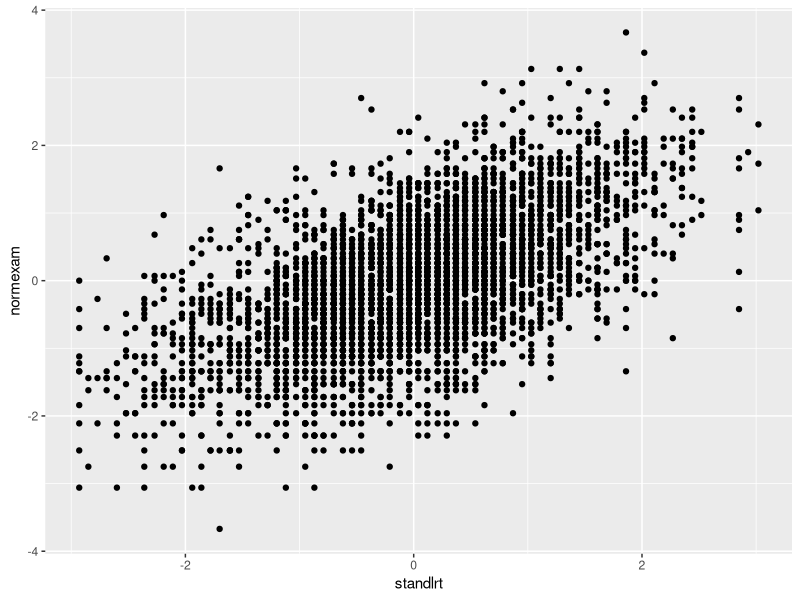

Generate this figure with R: (Note: this script raises an error after producing the figure.)
# Heath O'Brien (heath.obrien-at-gmail-dot-com)
# MLwiN tutorial, chapter 2
# 12 May 2015

# last modified 14 May 2015

# This is an attempt to reproduce the output of chapter 2 of the MLwiN tutorial

# clear R of all objects
rm(list=ls())

library(dplyr)
library(ggplot2)
library(lmtest)
library(lme4)
library(broom)

#4.1 Random intercept models

SchoolData<-read.csv(file = "tutorial.txt", sep="\t")
SchoolData$school<-factor(SchoolData$school)
SchoolData$girl<-factor(SchoolData$girl)
summary(SchoolData)


# Let's start by plotting the response, normexam, against standlrt:
ggplot(SchoolData, aes(standlrt, normexam))+geom_point()

#test effect of standlrt on normexam (fixed effects model)
MOD.1 <- lm(normexam ~ standlrt, data=SchoolData)
summary(MOD.1)
-2*logLik(MOD.1)
#normexam = -0.002(0.013) + 0.595(0.013)*standlrt +ej
#σ2e = 0.8056**2 = 0.649(???)
#-2*logLIk = 9762.037

#test effect of schools (as random effect) on normexam after taking account standlrt
MOD.2 <- lmer(normexam ~ standlrt + (1|school), data = SchoolData)
summary(MOD.2)
-2*logLik(MOD.2)
#normexam = boj + 0.563(0.012) * standlrt + ej
#boj = 0.015(0.040) + uoj
#σ2µo = 0.094
#σ2e = 0.566
#-2*logLIk = 9370.233

#lmer reports residual variance while lm reports residual SE (tho it looks more like SD?)

MOD.3 <- lmer(normexam ~ standlrt + (1|school), data = SchoolData, REML=F)
summary(MOD.3)
-2*logLik(MOD.3)
#normexam = boj + 0.563(0.012) * standlrt + ej
#boj = 0.015(0.040) + uoj
#σ2µo = 0.092
#σ2e = 0.566
#-2*logLIk = 9370.233

#results are identical with REML and lmerMod except for variance of school intercept,
#which is closer to MLwiN resuls with the latter method.
9762.037 - 9370.233
lrtest(MOD.1, MOD.3)


#4.2    Graphing  predicted  school  lines  from  a random intercept model
augment(MOD.3) %>%
  distinct(standlrt) %>%
    ggplot(., aes(standlrt, .fixed))+geom_line()

augment(MOD.3) %>%
  ggplot(., aes(standlrt, .fitted, group=school))+geom_line()

#plot points + overall line and 95% CI for intercept (can also use predict to plot get SE)
augment(MOD.3) %>%
  distinct(standlrt) %>%
  ggplot(., aes(standlrt, .fixed)) + 
  geom_point(aes(standlrt, normexam), data=SchoolData) + 
  geom_ribbon(aes(ymin = .fixed - 1.96 * 0.3036/sqrt(65), ymax=.fixed + 1.96 * 0.3036/sqrt(65)), alpha=.3) +
  geom_line()

#plot points + individual lines, with SD for intercept:
distinct <- augment(MOD.3) %>% distinct(standlrt)

augment(MOD.3) %>%
  ggplot(., aes(standlrt, .fitted)) +
  geom_ribbon(aes(ymin = .fixed - 0.3036, ymax=.fixed + 0.3036), alpha=.5, data=distinct) +
  geom_point(aes(standlrt, normexam), data=SchoolData) +
  geom_line(aes(group =school))

#4.3 The effect of clustering on the standard errors of coefficients
SchoolData$schgend<-relevel(SchoolData$schgend, ref="mixedsch")
MOD.4 <- lmer(normexam ~ standlrt + schgend + (1|school), data=SchoolData)
summary(MOD.4)
-2*logLik(MOD.4)
#normexam = boj + 0.564(0.012) * standlrt + 0.097(0.112) * schgendboysch + 0.245(0.087) * schgendgirlsch + eij
#boj = -0.088(0.052) + uoj
#σ2µo = 0.085
#σ2e = 0.566
#-2*logLIk = 9368.243

#single-level model
MOD.5 <- lm(normexam ~ standlrt + schgend, data=SchoolData)
summary(MOD.5)
0.7985**2
-2*logLik(MOD.5)
#normexam = -0.097 + 0.594(0.013) * standlrt + 0.118(0.013) * schgendboysch + 0.236(0.028) * schgendgirlsch + eij
#σ2e = 0.638
#-2*logLIk = 9688.658

#just for fun:
augment(MOD.4) %>%
  ggplot(., aes(standlrt, .fixed, colour=schgend)) +
  geom_ribbon(aes(ymin = .fixed - 1.96 * 0.3036/sqrt(65), ymax=.fixed + 1.96 * 0.3036/sqrt(65)), alpha=.3) +
  geom_point(aes(standlrt, normexam), data=SchoolData) +
  #geom_line(aes(group =school))

#4.4 Does the coefficient of standlrt vary across schools? Introducing a random slop
MOD.6 <- lmer(normexam ~ standlrt + (standlrt|school), data=SchoolData)
summary(MOD.6)
-2*logLik(MOD.6)
#normexam = boj + b1j * standlrt + eij
#boj = -0.013(0.040) + uoj
#b1j = 0.557(0.020) + u1j

#σ2µo = 0.092
#σ2µ1 = 0.015
#σµo1 = Corr*sqrt(σ2µo*σ2µ1) = 0.50*sqrt(0.092*0.015) = 0.018
#σ2e = 0.554
#-2*logLIk = 9329.045

lrtest(MOD.3, MOD.6)

#4.5  Graphing  predicted  school  lines  from  a random slope model
augment(MOD.6) %>%
  ggplot(., aes(standlrt, .fitted)) +
  geom_point(aes(standlrt, normexam), data=SchoolData) +
  geom_line(aes(group =school))

